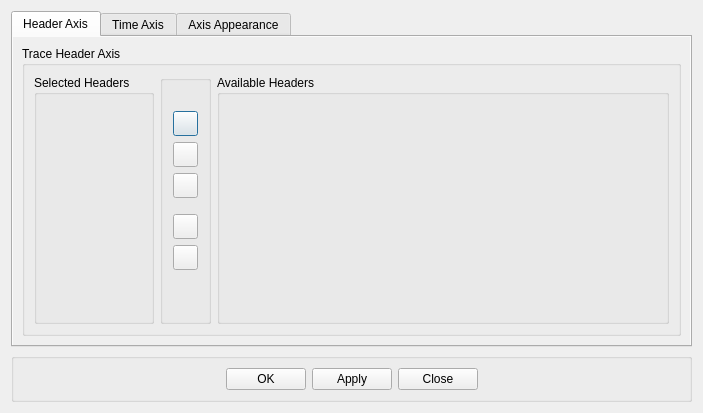
<?xml version="1.0" encoding="UTF-8"?>
<ui version="4.0">
 <class>AxisDialog</class>
 <widget class="QDialog" name="AxisDialog">
  <property name="windowModality">
   <enum>Qt::ApplicationModal</enum>
  </property>
  <property name="windowTitle">
   <string>Axes Setup</string>
  </property>
  <layout class="QVBoxLayout" name="verticalLayout">
   <item>
    <widget class="QTabWidget" name="tabWidget">
     <property name="currentIndex">
      <number>0</number>
     </property>
     <widget class="QWidget" name="tab">
      <property name="autoFillBackground">
       <bool>true</bool>
      </property>
      <attribute name="title">
       <string>Header Axis</string>
      </attribute>
      <layout class="QVBoxLayout" name="verticalLayout_5">
       <item>
        <widget class="QGroupBox" name="groupBox_2">
         <property name="title">
          <string>Trace Header Axis</string>
         </property>
         <layout class="QHBoxLayout" name="horizontalLayout">
          <item>
           <widget class="QGroupBox" name="selHdrsBox">
            <property name="sizePolicy">
             <sizepolicy hsizetype="Fixed" vsizetype="Expanding">
              <horstretch>0</horstretch>
              <verstretch>0</verstretch>
             </sizepolicy>
            </property>
            <property name="maximumSize">
             <size>
              <width>120</width>
              <height>16777215</height>
             </size>
            </property>
            <property name="title">
             <string>Selected Headers</string>
            </property>
           </widget>
          </item>
          <item>
           <widget class="QGroupBox" name="groupBox_4">
            <property name="sizePolicy">
             <sizepolicy hsizetype="Fixed" vsizetype="Expanding">
              <horstretch>0</horstretch>
              <verstretch>0</verstretch>
             </sizepolicy>
            </property>
            <property name="minimumSize">
             <size>
              <width>45</width>
              <height>0</height>
             </size>
            </property>
            <property name="title">
             <string/>
            </property>
             <layout class="QVBoxLayout" name="headerActionsLayout">
              <property name="spacing">
               <number>6</number>
              </property>
              <property name="leftMargin">
               <number>10</number>
              </property>
              <property name="topMargin">
               <number>30</number>
              </property>
              <property name="rightMargin">
               <number>10</number>
              </property>
              <item>
               <widget class="QPushButton" name="addBtn">
                <property name="minimumSize">
                 <size>
                  <width>25</width>
                  <height>25</height>
                 </size>
                </property>
                <property name="maximumSize">
                 <size>
                  <width>25</width>
                  <height>25</height>
                 </size>
                </property>
                <property name="text">
                 <string/>
                </property>
                <property name="icon">
                 <iconset resource="myrc.qrc">
                  <normaloff>:/images/ToLeft.png</normaloff>:/images/ToLeft.png</iconset>
                </property>
               </widget>
              </item>
              <item>
               <widget class="QPushButton" name="delBtn">
                <property name="minimumSize">
                 <size>
                  <width>25</width>
                  <height>25</height>
                 </size>
                </property>
                <property name="maximumSize">
                 <size>
                  <width>25</width>
                  <height>25</height>
                 </size>
                </property>
                <property name="text">
                 <string/>
                </property>
                <property name="icon">
                 <iconset resource="myrc.qrc">
                  <normaloff>:/images/ToRight.png</normaloff>:/images/ToRight.png</iconset>
                </property>
               </widget>
              </item>
              <item>
               <widget class="QPushButton" name="dellAllBtn">
                <property name="minimumSize">
                 <size>
                  <width>25</width>
                  <height>25</height>
                 </size>
                </property>
                <property name="maximumSize">
                 <size>
                  <width>25</width>
                  <height>25</height>
                 </size>
                </property>
                <property name="text">
                 <string/>
                </property>
                <property name="icon">
                 <iconset resource="myrc.qrc">
                  <normaloff>:/images/ToLeftAll.png</normaloff>:/images/ToLeftAll.png</iconset>
                </property>
               </widget>
              </item>
              <item>
               <spacer name="headerActionSpacer">
                <property name="orientation">
                 <enum>Qt::Vertical</enum>
                </property>
                <property name="sizeType">
                 <enum>QSizePolicy::Fixed</enum>
                </property>
                <property name="sizeHint" stdset="0">
                 <size>
                  <width>20</width>
                  <height>10</height>
                 </size>
                </property>
               </spacer>
              </item>
              <item>
               <widget class="QPushButton" name="upBtn">
                <property name="minimumSize">
                 <size>
                  <width>25</width>
                  <height>25</height>
                 </size>
                </property>
                <property name="maximumSize">
                 <size>
                  <width>25</width>
                  <height>25</height>
                 </size>
                </property>
                <property name="text">
                 <string/>
                </property>
                <property name="icon">
                 <iconset resource="myrc.qrc">
                  <normaloff>:/images/ToUp.png</normaloff>:/images/ToUp.png</iconset>
                </property>
               </widget>
              </item>
              <item>
               <widget class="QPushButton" name="downBtn">
                <property name="minimumSize">
                 <size>
                  <width>25</width>
                  <height>25</height>
                 </size>
                </property>
                <property name="maximumSize">
                 <size>
                  <width>25</width>
                  <height>25</height>
                 </size>
                </property>
                <property name="text">
                 <string/>
                </property>
                <property name="icon">
                 <iconset resource="myrc.qrc">
                  <normaloff>:/images/ToDn.png</normaloff>:/images/ToDn.png</iconset>
                </property>
               </widget>
              </item>
              <item>
               <spacer name="headerActionsBottomSpacer">
                <property name="orientation">
                 <enum>Qt::Vertical</enum>
                </property>
                <property name="sizeHint" stdset="0">
                 <size>
                  <width>20</width>
                  <height>40</height>
                 </size>
                </property>
               </spacer>
              </item>
             </layout>
           </widget>
          </item>
          <item>
           <widget class="QGroupBox" name="aviHdrsBox">
            <property name="sizePolicy">
             <sizepolicy hsizetype="Expanding" vsizetype="Expanding">
              <horstretch>0</horstretch>
              <verstretch>0</verstretch>
             </sizepolicy>
            </property>
            <property name="title">
             <string>Available Headers</string>
            </property>
           </widget>
          </item>
         </layout>
        </widget>
       </item>
      </layout>
     </widget>
     <widget class="QWidget" name="tab_2">
      <property name="autoFillBackground">
       <bool>true</bool>
      </property>
      <attribute name="title">
       <string>Time Axis</string>
      </attribute>
      <layout class="QVBoxLayout" name="verticalLayout_2">
       <item>
        <widget class="QGroupBox" name="groupBox">
         <property name="title">
          <string>Time Axis</string>
         </property>
         <layout class="QVBoxLayout" name="timeAxisLayout">
          <property name="spacing">
           <number>6</number>
          </property>
          <property name="leftMargin">
           <number>10</number>
          </property>
          <property name="topMargin">
           <number>10</number>
          </property>
          <property name="rightMargin">
           <number>10</number>
          </property>
          <item>
           <layout class="QHBoxLayout" name="axisStepLayout">
            <property name="spacing">
             <number>6</number>
            </property>
            <item>
             <widget class="QLabel" name="label">
              <property name="text">
               <string>Axis Step</string>
              </property>
             </widget>
            </item>
            <item>
             <widget class="QComboBox" name="dTCbx">
          <property name="editable">
           <bool>true</bool>
          </property>
          <property name="currentIndex">
           <number>4</number>
          </property>
          <item>
           <property name="text">
            <string>10</string>
           </property>
          </item>
          <item>
           <property name="text">
            <string>20</string>
           </property>
          </item>
          <item>
           <property name="text">
            <string>25</string>
           </property>
          </item>
          <item>
           <property name="text">
            <string>50</string>
           </property>
          </item>
          <item>
           <property name="text">
            <string>100</string>
           </property>
          </item>
          <item>
           <property name="text">
            <string>200</string>
           </property>
          </item>
          <item>
           <property name="text">
            <string>500</string>
           </property>
          </item>
          <item>
           <property name="text">
            <string>1000</string>
           </property>
          </item>
          <item>
           <property name="text">
            <string>2000</string>
           </property>
          </item>
          <item>
           <property name="text">
            <string>5000</string>
           </property>
          </item>
          <item>
           <property name="text">
            <string>New Item</string>
           </property>
          </item>
             </widget>
            </item>
            <item>
             <spacer name="axisStepSpacer">
              <property name="orientation">
               <enum>Qt::Horizontal</enum>
              </property>
              <property name="sizeHint" stdset="0">
               <size>
                <width>40</width>
                <height>20</height>
               </size>
              </property>
             </spacer>
            </item>
           </layout>
          </item>
          <item>
           <widget class="CustomCheckBox" name="ckTimLines">
            <property name="text">
             <string>Show time lines</string>
            </property>
           </widget>
          </item>
          <item>
           <spacer name="timeAxisBottomSpacer">
            <property name="orientation">
             <enum>Qt::Vertical</enum>
            </property>
            <property name="sizeHint" stdset="0">
             <size>
              <width>20</width>
              <height>40</height>
             </size>
            </property>
           </spacer>
          </item>
         </layout>
        </widget>
       </item>
      </layout>
     </widget>
    <widget class="QWidget" name="appearanceTab">
     <property name="autoFillBackground">
      <bool>true</bool>
     </property>
     <attribute name="title">
      <string>Axis Appearance</string>
     </attribute>
     <layout class="QVBoxLayout" name="appearanceTabLayout">
      <item>
       <widget class="QGroupBox" name="appearanceGroupBox">
        <property name="title">
         <string>Axis Appearance</string>
        </property>
        <layout class="QVBoxLayout" name="appearanceGroupLayout">
         <property name="spacing">
          <number>6</number>
         </property>
         <property name="leftMargin">
          <number>10</number>
         </property>
         <property name="topMargin">
          <number>10</number>
         </property>
         <property name="rightMargin">
          <number>10</number>
         </property>
         <item>
          <layout class="QHBoxLayout" name="axisFontSizeLayout">
           <property name="spacing">
            <number>6</number>
           </property>
           <item>
            <widget class="QLabel" name="fontSizeLabel">
            <property name="toolTip">
              <string>Default: 8</string>
            </property>
             <property name="text">
              <string>Font size (pt)</string>
             </property>
            </widget>
           </item>
           <item>
            <widget class="QSpinBox" name="fontSizeSpinBox">
             <property name="minimum">
              <number>1</number>
             </property>
             <property name="maximum">
              <number>72</number>
             </property>
             <property name="value">
              <number>8</number>
             </property>
            </widget>
           </item>
           <item>
            <spacer name="fontSizeSpacer">
             <property name="orientation">
              <enum>Qt::Horizontal</enum>
             </property>
             <property name="sizeHint" stdset="0">
              <size>
               <width>40</width>
               <height>20</height>
              </size>
             </property>
            </spacer>
           </item>
          </layout>
         </item>
         <item>
          <spacer name="appearanceBottomSpacer">
           <property name="orientation">
            <enum>Qt::Vertical</enum>
           </property>
           <property name="sizeHint" stdset="0">
            <size>
             <width>20</width>
             <height>40</height>
            </size>
           </property>
          </spacer>
         </item>
        </layout>
       </widget>
      </item>
     </layout>
    </widget>
    </widget>
   </item>
   <item>
    <widget class="QGroupBox" name="groupBox_3">
     <property name="sizePolicy">
      <sizepolicy hsizetype="Preferred" vsizetype="Fixed">
       <horstretch>0</horstretch>
       <verstretch>0</verstretch>
      </sizepolicy>
     </property>
     <property name="title">
      <string/>
     </property>
     <layout class="QHBoxLayout" name="horizontalLayout_2">
      <item>
       <spacer name="horizontalSpacer">
        <property name="orientation">
         <enum>Qt::Horizontal</enum>
        </property>
        <property name="sizeHint" stdset="0">
         <size>
          <width>203</width>
          <height>20</height>
         </size>
        </property>
       </spacer>
      </item>
      <item>
       <widget class="QPushButton" name="okButton">
        <property name="text">
         <string>OK</string>
        </property>
       </widget>
      </item>
      <item>
       <widget class="QPushButton" name="applyButton">
        <property name="text">
         <string>Apply</string>
        </property>
       </widget>
      </item>
      <item>
       <widget class="QPushButton" name="closeButton">
        <property name="text">
         <string>Close</string>
        </property>
       </widget>
      </item>
      <item>
       <spacer name="horizontalSpacer_2">
        <property name="orientation">
         <enum>Qt::Horizontal</enum>
        </property>
        <property name="sizeHint" stdset="0">
         <size>
          <width>202</width>
          <height>20</height>
         </size>
        </property>
       </spacer>
      </item>
     </layout>
    </widget>
   </item>
  </layout>
 </widget>
 <resources>
  <include location="myrc.qrc"/>
 </resources>
 <connections/>
 <customwidgets>
  <customwidget>
   <class>CustomCheckBox</class>
   <extends>QCheckBox</extends>
   <header>customcontrols.h</header>
  </customwidget>
  <customwidget>
   <class>CustomRadioButton</class>
   <extends>QRadioButton</extends>
   <header>customcontrols.h</header>
  </customwidget>
 </customwidgets>
</ui>
